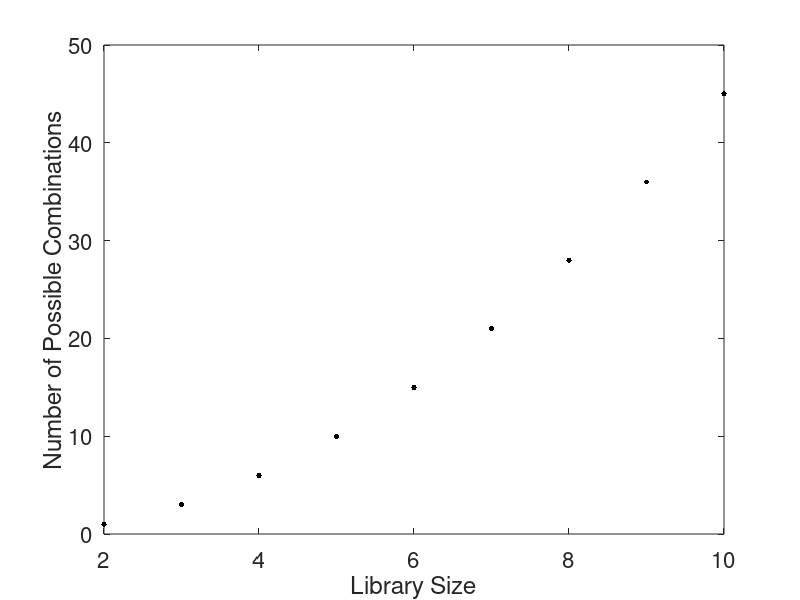

MATLAB code for this plot:
x = 2:10;
for i=1:9
y(i) = nchoosek(x(i), 2);
end
plot(x, y, '.k', 'MarkerSize', 12)
ylabel('Number of Possible Combinations', 'FontSize', 18)
xlabel('Library Size', 'FontSize', 18)
set(gca,'fontsize',16)